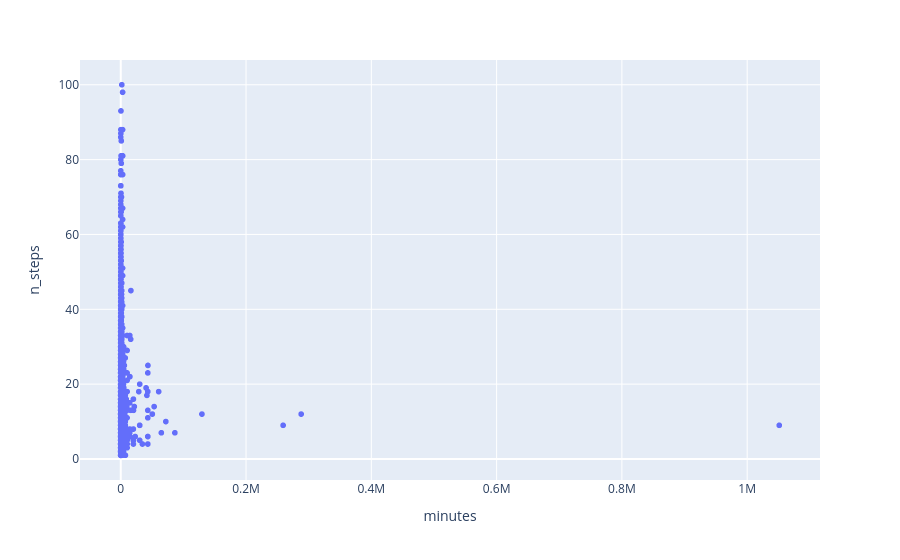

The cell this chart's notebook holds for it:
### Markdown cell above
#### Minutes to Prepare v. Number of Steps

### Code cell
fig = px.scatter(recipes, x='minutes', y = 'n_steps')
fig.show()

### Figure 1 — Plotly figure (JSON) as saved in the notebook; plotly's stock layout.template omitted (floating-point values rounded to 4 significant figures; data arrays with more than 128 entries replaced by an {"elided": "..."} marker saying what was removed)
{"data": [{"hovertemplate": "minutes=%{x}<br>n_steps=%{y}<extra></extra>", "legendgroup": "", "marker": {"color": "#636efa", "symbol": "circle"}, "mode": "markers", "name": "", "showlegend": false, "type": "scattergl", "x": {"elided": "83782 int values"}, "xaxis": "x", "y": {"elided": "83782 int values"}, "yaxis": "y"}], "layout": {"legend": {"tracegroupgap": 0}, "margin": {"t": 60}, "xaxis": {"anchor": "y", "domain": [0, 1], "title": {"text": "minutes"}}, "yaxis": {"anchor": "x", "domain": [0, 1], "title": {"text": "n_steps"}}}}
